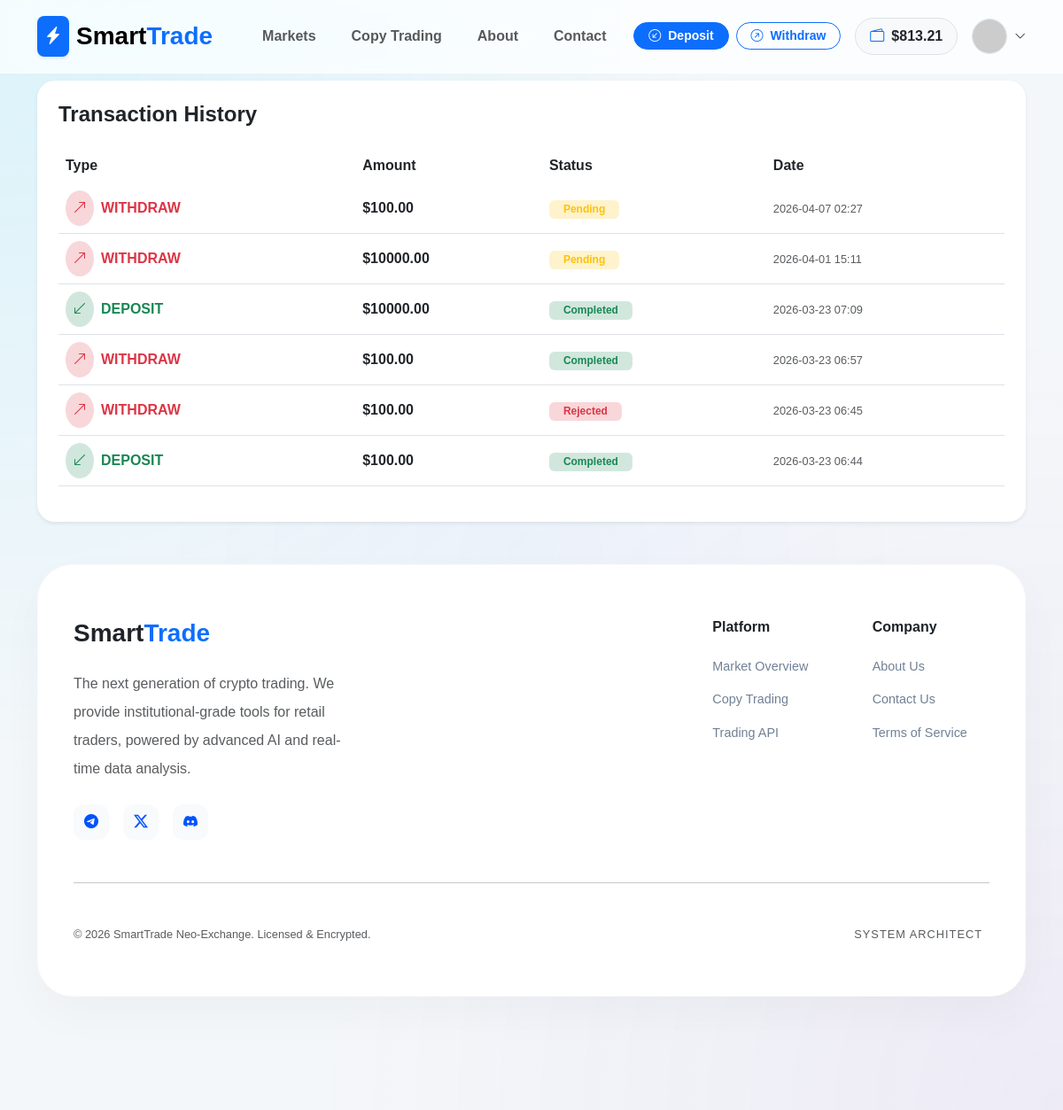
Screenshot of /transactions/history/ (signed in) with the database file from the repository.
### apps/accounts/models.py (models this page shows, shortened)
class User(AbstractUser):
    email = models.EmailField(unique=True, verbose_name="Email Address")
    balance = models.DecimalField(
        max_digits=20,
        decimal_places=2,
        default=0.00,
        verbose_name="Total Balance (USDT)"
    )
    wallet_address = models.CharField(
        max_length=255,
        blank=True,
        null=True,
        verbose_name="User Wallet Address"
    )
    is_verified = models.BooleanField(default=True)
    referred_by = models.ForeignKey('self', on_delete=models.SET_NULL, null=True, blank=True)
    referral_code = models.CharField(max_length=10, unique=True, blank=True)
    USERNAME_FIELD = 'email'
    REQUIRED_FIELDS = ['username']
    class Meta:
        verbose_name = 'User'
        verbose_name_plural = 'Users'

### apps/transactions/models.py (models this page shows, shortened)
class Transaction(models.Model):
    TRANSACTION_TYPES = (
        ('deposit', 'Deposit'),
        ('withdraw', 'Withdraw'),
    )
    STATUS_CHOICES = (
        ('pending', 'Pending'),
        ('approved', 'Approved'),
        ('rejected', 'Rejected'),
    )
    user = models.ForeignKey(settings.AUTH_USER_MODEL, on_delete=models.CASCADE)
    tx_type = models.CharField(max_length=10, choices=TRANSACTION_TYPES)
    amount = models.DecimalField(max_digits=20, decimal_places=2)
    fee = models.DecimalField(max_digits=20, decimal_places=2, default=0.00)
    currency = models.CharField(max_length=10, default='USDT')
    tx_hash = models.CharField(max_length=255)
    status = models.CharField(max_length=10, choices=STATUS_CHOICES, default='pending')
    created_at = models.DateTimeField(auto_now_add=True)
    updated_at = models.DateTimeField(auto_now=True)
    NETWORK_CHOICES = (
        ('TRC20', 'TRC20'),
        ('BEP20', 'BEP20'),
    )
    network = models.CharField(max_length=10, choices=NETWORK_CHOICES, default='TRC20')

### apps/transactions/views.py (the view)
# urls.py: path('history/', views.transaction_history, name='history'),
@login_required
def transaction_history(request):
    transactions = Transaction.objects.filter(user=request.user).order_by('-created_at')
    return render(request, 'transactions/history.html', {
        'transactions': transactions,
        'page_title': 'Transaction History'
    })

### apps/accounts/views.py (called while the page is built)
def user_notifications(request):
    if request.user.is_authenticated:
        return {
            'unread_notifications': request.user.notifications.filter(is_read=False).order_by('-created_at')
        }
    return {}

### templates/transactions/history.html
{% extends 'base.html' %}
{% block content %}
<div class="card border-0 shadow-sm" style="border-radius: 20px;">
    <div class="card-body p-4">
        <h4 class="fw-bold mb-4">Transaction History</h4>
        <div class="table-responsive">
            <table class="table table-hover align-middle">
                <thead class="bg-light">
                    <tr>
                        <th class="border-0">Type</th>
                        <th class="border-0">Amount</th>
                        <th class="border-0">Status</th>
                        <th class="border-0">Date</th>
                    </tr>
                </thead>
                <tbody>
                    {% for tx in transactions %}
                    <tr onclick="window.location='{% url 'transactions:transaction_detail' tx.id %}'" style="cursor: pointer;">                        <td>
                            <div class="d-flex align-items-center">
                                <div class="p-2 rounded-circle {% if tx.tx_type == 'deposit' %}bg-success-subtle{% else %}bg-danger-subtle{% endif %} me-2">
                                    <i class="bi {% if tx.tx_type == 'deposit' %}bi-arrow-down-left text-success{% else %}bi-arrow-up-right text-danger{% endif %}"></i>
                                </div>
                                <span class="fw-bold {% if tx.tx_type == 'deposit' %}text-success{% else %}text-danger{% endif %}">
                                    {{ tx.tx_type|upper }}
                                </span>
                            </div>
                        </td>
                        <td class="fw-bold">${{ tx.amount }}</td>
                        <td>
                            {% if tx.status == 'approved' %}
                                <span class="badge bg-success-subtle text-success px-3">Completed</span>
                            {% elif tx.status == 'pending' %}
                                <span class="badge bg-warning-subtle text-warning px-3">Pending</span>
                            {% else %}
                                <span class="badge bg-danger-subtle text-danger px-3">Rejected</span>
                            {% endif %}
                        </td>
                        <td class="text-muted small">{{ tx.created_at|date:"Y-m-d H:i" }}</td>
                    </tr>
                    {% empty %}
                    <tr>
                        <td colspan="4" class="text-center py-5 text-muted">No transactions recorded yet.</td>
                    </tr>
                    {% endfor %}
                </tbody>
            </table>
        </div>
    </div>
</div>
{% endblock %}

### templates/base.html (shortened to what this page needs)
<!DOCTYPE html>
<html lang="en">
<head>
    <link href="https://cdn.jsdelivr.net/npm/bootstrap@5.3.0/dist/css/bootstrap.min.css" rel="stylesheet">
    <link rel="stylesheet" href="https://cdn.jsdelivr.net/npm/bootstrap-icons@1.11.0/font/bootstrap-icons.css">
    <link href="https://cdn.jsdelivr.net/gh/rastikerdar/vazirmatn@v33.003/Vazirmatn-font-face.css" rel="stylesheet">
    <link rel="stylesheet" href="https://cdnjs.cloudflare.com/ajax/libs/animate.css/4.1.1/animate.min.css"/>
</head>
<body>
<div class="bg-mesh"></div>
<nav class="navbar navbar-expand-lg sticky-top d-none d-lg-block">
    <div class="container">
        <a class="navbar-brand d-flex align-items-center" href="{% url 'home' %}">
            <div class="bg-primary p-2 rounded-3 me-2 shadow-sm">
                <i class="bi bi-lightning-charge-fill text-white"></i>
            </div>
            <span class="fw-bolder fs-3">Smart<span class="text-primary">Trade</span></span>
        </a>
        <div class="collapse navbar-collapse">
            <ul class="navbar-nav ms-4 gap-2">
                <li class="nav-item"><a class="nav-link fw-bold px-3" href="{% url 'trading:market_list' %}">Markets</a></li>
                <li class="nav-item"><a class="nav-link fw-bold px-3" href="{% url 'trading:copy_list' %}">Copy Trading</a></li>
                <li class="nav-item"><a class="nav-link fw-bold px-3" href="{% url 'accounts:about_us' %}">About</a></li>
                <li class="nav-item"><a class="nav-link fw-bold px-3" href="{% url 'accounts:contact_us' %}">Contact</a></li>
            </ul>
            <div class="ms-auto d-flex align-items-center gap-3">
                {% if user.is_authenticated %}
                    <div class="d-none d-xl-flex gap-2">
                        <a href="{% url 'transactions:deposit' %}" class="btn btn-sm btn-primary rounded-pill px-3 fw-bold">
                            <i class="bi bi-arrow-down-left-circle me-1"></i> Deposit
                        </a>
                        <a href="{% url 'transactions:withdraw' %}" class="btn btn-sm btn-outline-primary rounded-pill px-3 fw-bold">
                            <i class="bi bi-arrow-up-right-circle me-1"></i> Withdraw
                        </a>
                    </div>
                    <div class="bg-light px-3 py-2 rounded-pill fw-bold border d-flex align-items-center">
                        <i class="bi bi-wallet2 text-primary me-2"></i>
                        <span class="text-dark">${{ user.balance|floatformat:2 }}</span>
                    </div>
                    <div class="dropdown">
                        <div class="d-flex align-items-center gap-2" data-bs-toggle="dropdown" style="cursor:pointer">
                            <img src="https://ui-avatars.com/api/?name={{ user.username }}&background=0052FF&color=fff&bold=true" class="rounded-circle border" width="40" height="40">
                            <i class="bi bi-chevron-down small"></i>
                        </div>
                    </div>
                {% else %}
                    <a href="{% url 'accounts:login' %}" class="btn fw-bold px-4">Login</a>
                    <a href="{% url 'accounts:register' %}" class="btn btn-primary rounded-pill px-4 fw-bold shadow-sm">Join Now</a>
                {% endif %}
            </div>
        </div>
    </div>
</nav>
<div class="container mt-2 animate__animated animate__fadeIn">
    <div class="position-fixed top-0 end-0 p-3" style="z-index: 2000; margin-top: 80px;">
    </div>
    {% block content %}{% endblock %}
</div>
<footer class="mt-5 pb-5">
    <div class="container">
        <div class="footer-card">
            <div class="row g-5">
                <div class="col-lg-4">
                    <h3 class="fw-bolder mb-4">Smart<span class="text-primary">Trade</span></h3>
                    <p class="text-muted lh-lg mb-4">The next generation of crypto trading. We provide institutional-grade tools for retail traders, powered by advanced AI and real-time data analysis.</p>
                    <div class="d-flex gap-3">
                        <a href="https://t.me/" target="_blank" class="icon-box">
                            <i class="bi bi-telegram"></i>
                        </a>
                        <a href="https://twitter.com" target="_blank" class="icon-box">
                            <i class="bi bi-twitter-x"></i>
                        </a>
                        <a href="https://discord.com" target="_blank" class="icon-box">
                            <i class="bi bi-discord"></i>
                        </a>
                    </div>
                </div>
                <div class="col-6 col-lg-2 ms-lg-auto">
                    <h6 class="fw-bold mb-4">Platform</h6>
                    <div class="d-grid gap-3">
                        <a href="{% url 'trading:market_list' %}" class="footer-link">Market Overview</a>
                        <a href="{% url 'trading:copy_list' %}" class="footer-link">Copy Trading</a>
                        <a href="#" class="footer-link">Trading API</a>
                    </div>
                </div>
                <div class="col-6 col-lg-2">
                    <h6 class="fw-bold mb-4">Company</h6>
                    <div class="d-grid gap-3">
                        <a href="{% url 'accounts:about_us' %}" class="footer-link">About Us</a>
                        <a href="{% url 'accounts:contact_us' %}" class="footer-link">Contact Us</a>
                        <a href="{% url 'accounts:terms_conditions' %}" class="footer-link">Terms of Service</a>
                    </div>
                </div>
            </div>
            <hr class="my-5 opacity-10">
            <div class="d-flex flex-column flex-md-row justify-content-between align-items-center gap-4">
                <div class="small text-muted">© 2026 SmartTrade Neo-Exchange. Licensed & Encrypted.</div>
                <div class="d-flex align-items-center flex-wrap justify-content-center justify-content-md-start">
                    <span class="small text-muted me-2" style="font-size: 0.7rem; letter-spacing: 1px;">SYSTEM ARCHITECT</span>
                </div>
            </div>
        </div>
    </div>
</footer>
</body>
</html>

### templates/base.html (style rules this page uses)
:root { --neon-blue: #00d2ff; --deep-royal: #0052ff; --cyber-purple: #9d50bb; --glass-bg: rgba(255, 255, 255, 0.85); --mobile-nav-height: 80px; }
body { font-family: 'Vazirmatn', sans-serif; background-color: #f4f7fa; color: #1e2329; overflow-x: hidden; padding-bottom: var(--mobile-nav-height); }
.bg-mesh { position: fixed; top: 0; left: 0; width: 100%; height: 100%; z-index: -1; background: radial-gradient(at 0% 0%, rgba(0, 210, 255, 0.1) 0px, transparent 50%), radial-gradient(at 100% 100%, rgba(157, 80, 187, 0.07) 0px, transparent 50%), radial-gradient(at 50% 50%, rgba(0, 82, 255, 0.03) 0px, transparent 50%); }
.navbar { backdrop-filter: blur(25px) saturate(180%); -webkit-backdrop-filter: blur(25px) saturate(180%); background: rgba(255, 255, 255, 0.75); border-bottom: 1px solid rgba(255, 255, 255, 0.3); padding: 0.8rem 0; z-index: 1050; }
.footer-card { background: white; border-radius: 40px; padding: 60px 40px; box-shadow: 0 20px 50px rgba(0,0,0,0.03); border: 1px solid rgba(0,0,0,0.02); }
.footer-link { color: #718096; text-decoration: none; transition: 0.2s; font-size: 0.9rem; }
.icon-box { width: 40px; height: 40px; background: #f8fafc; border-radius: 12px; display: flex; align-items: center; justify-content: center; color: var(--deep-royal); transition: 0.3s; }

### rows the page displays
User: balance "813.21"
Transaction: tx_type "WITHDRAW", amount "100.00", status "Pending", created_at "2026-04-07 02:27"
Transaction: tx_type "WITHDRAW", amount "10000.00", status "Pending", created_at "2026-04-01 15:11"
Transaction: tx_type "DEPOSIT", amount "10000.00", status "Completed", created_at "2026-03-23 07:09"
Transaction: tx_type "WITHDRAW", amount "100.00", status "Completed", created_at "2026-03-23 06:57"
Transaction: tx_type "WITHDRAW", amount "100.00", status "Rejected", created_at "2026-03-23 06:45"
Transaction: tx_type "DEPOSIT", amount "100.00", status "Completed", created_at "2026-03-23 06:44"
